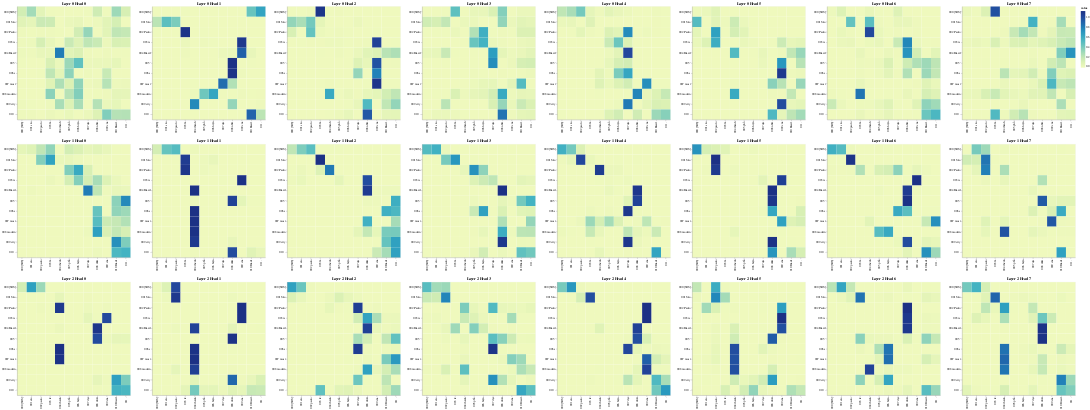

Notebook source saved alongside this figure:
### Code cell
# Encoder Self-Attention
get_all_attention_maps("encoder-decoder", layers, heads, encoder_input_tokens, decoder_input_tokens, min(20, sentence_len))

### Figure 1 — Vega-Lite specification as saved in the notebook (floating-point values rounded to 4 significant figures; data arrays with more than 128 entries replaced by an {"elided": "..."} marker saying what was removed)
{"config": {"view": {"continuousWidth": 300, "continuousHeight": 300}}, "vconcat": [{"hconcat": [{"data": {"name": "data-9b4c4f957ec36f53d0b0f88d763cd9e9"}, "mark": {"type": "rect"}, "encoding": {"color": {"field": "value", "type": "quantitative"}, "tooltip": [{"field": "row", "type": "quantitative"}, {"field": "column", "type": "quantitative"}, {"field": "value", "type": "quantitative"}, {"field": "row_token", "type": "nominal"}, {"field": "col_token", "type": "nominal"}], "x": {"axis": {"title": ""}, "field": "col_token", "type": "nominal"}, "y": {"axis": {"title": ""}, "field": "row_token", "type": "nominal"}}, "height": 400, "name": "view_49", "title": "Layer 0 Head 0", "width": 400}, {"data": {"name": "data-fd465c211f624d357e518f9b5f8521d7"}, "mark": {"type": "rect"}, "encoding": {"color": {"field": "value", "type": "quantitative"}, "tooltip": [{"field": "row", "type": "quantitative"}, {"field": "column", "type": "quantitative"}, {"field": "value", "type": "quantitative"}, {"field": "row_token", "type": "nominal"}, {"field": "col_token", "type": "nominal"}], "x": {"axis": {"title": ""}, "field": "col_token", "type": "nominal"}, "y": {"axis": {"title": ""}, "field": "row_token", "type": "nominal"}}, "height": 400, "name": "view_50", "title": "Layer 0 Head 1", "width": 400}, {"data": {"name": "data-fa024f4e060e4c7f2c11859f4318bfed"}, "mark": {"type": "rect"}, "encoding": {"color": {"field": "value", "type": "quantitative"}, "tooltip": [{"field": "row", "type": "quantitative"}, {"field": "column", "type": "quantitative"}, {"field": "value", "type": "quantitative"}, {"field": "row_token", "type": "nominal"}, {"field": "col_token", "type": "nominal"}], "x": {"axis": {"title": ""}, "field": "col_token", "type": "nominal"}, "y": {"axis": {"title": ""}, "field": "row_token", "type": "nominal"}}, "height": 400, "name": "view_51", "title": "Layer 0 Head 2", "width": 400}, {"data": {"name": "data-13b3ea7aedfc28260473629cd59d58d3"}, "mark": {"type": "rect"}, "encoding": {"color": {"field": "value", "type": "quantitative"}, "tooltip": [{"field": "row", "type": "quantitative"}, {"field": "column", "type": "quantitative"}, {"field": "value", "type": "quantitative"}, {"field": "row_token", "type": "nominal"}, {"field": "col_token", "type": "nominal"}], "x": {"axis": {"title": ""}, "field": "col_token", "type": "nominal"}, "y": {"axis": {"title": ""}, "field": "row_token", "type": "nominal"}}, "height": 400, "name": "view_52", "title": "Layer 0 Head 3", "width": 400}, {"data": {"name": "data-58cc56d81e9bf6bbe4d1b7cf45c1912f"}, "mark": {"type": "rect"}, "encoding": {"color": {"field": "value", "type": "quantitative"}, "tooltip": [{"field": "row", "type": "quantitative"}, {"field": "column", "type": "quantitative"}, {"field": "value", "type": "quantitative"}, {"field": "row_token", "type": "nominal"}, {"field": "col_token", "type": "nominal"}], "x": {"axis": {"title": ""}, "field": "col_token", "type": "nominal"}, "y": {"axis": {"title": ""}, "field": "row_token", "type": "nominal"}}, "height": 400, "name": "view_53", "title": "Layer 0 Head 4", "width": 400}, {"data": {"name": "data-aca752ae3be89fcf589c221a494ca706"}, "mark": {"type": "rect"}, "encoding": {"color": {"field": "value", "type": "quantitative"}, "tooltip": [{"field": "row", "type": "quantitative"}, {"field": "column", "type": "quantitative"}, {"field": "value", "type": "quantitative"}, {"field": "row_token", "type": "nominal"}, {"field": "col_token", "type": "nominal"}], "x": {"axis": {"title": ""}, "field": "col_token", "type": "nominal"}, "y": {"axis": {"title": ""}, "field": "row_token", "type": "nominal"}}, "height": 400, "name": "view_54", "title": "Layer 0 Head 5", "width": 400}, {"data": {"name": "data-13b77b5c95a842af7c8fc2c9fb65fa09"}, "mark": {"type": "rect"}, "encoding": {"color": {"field": "value", "type": "quantitative"}, "tooltip": [{"field": "row", "type": "quantitative"}, {"field": "column", "type": "quantitative"}, {"field": "value", "type": "quantitative"}, {"field": "row_token", "type": "nominal"}, {"field": "col_token", "type": "nominal"}], "x": {"axis": {"title": ""}, "field": "col_token", "type": "nominal"}, "y": {"axis": {"title": ""}, "field": "row_token", "type": "nominal"}}, "height": 400, "name": "view_55", "title": "Layer 0 Head 6", "width": 400}, {"data": {"name": "data-37e9afb2fee1acf35806605f4543832b"}, "mark": {"type": "rect"}, "encoding": {"color": {"field": "value", "type": "quantitative"}, "tooltip": [{"field": "row", "type": "quantitative"}, {"field": "column", "type": "quantitative"}, {"field": "value", "type": "quantitative"}, {"field": "row_token", "type": "nominal"}, {"field": "col_token", "type": "nominal"}], "x": {"axis": {"title": ""}, "field": "col_token", "type": "nominal"}, "y": {"axis": {"title": ""}, "field": "row_token", "type": "nominal"}}, "height": 400, "name": "view_56", "title": "Layer 0 Head 7", "width": 400}]}, {"hconcat": [{"data": {"name": "data-028b266c724ecb217a51a304587dd87c"}, "mark": {"type": "rect"}, "encoding": {"color": {"field": "value", "type": "quantitative"}, "tooltip": [{"field": "row", "type": "quantitative"}, {"field": "column", "type": "quantitative"}, {"field": "value", "type": "quantitative"}, {"field": "row_token", "type": "nominal"}, {"field": "col_token", "type": "nominal"}], "x": {"axis": {"title": ""}, "field": "col_token", "type": "nominal"}, "y": {"axis": {"title": ""}, "field": "row_token", "type": "nominal"}}, "height": 400, "name": "view_57", "title": "Layer 1 Head 0", "width": 400}, {"data": {"name": "data-f5512632177a4ee09f58bcfcc0bb7add"}, "mark": {"type": "rect"}, "encoding": {"color": {"field": "value", "type": "quantitative"}, "tooltip": [{"field": "row", "type": "quantitative"}, {"field": "column", "type": "quantitative"}, {"field": "value", "type": "quantitative"}, {"field": "row_token", "type": "nominal"}, {"field": "col_token", "type": "nominal"}], "x": {"axis": {"title": ""}, "field": "col_token", "type": "nominal"}, "y": {"axis": {"title": ""}, "field": "row_token", "type": "nominal"}}, "height": 400, "name": "view_58", "title": "Layer 1 Head 1", "width": 400}, {"data": {"name": "data-2ad6300de86ca7be5dad1a391835e4a9"}, "mark": {"type": "rect"}, "encoding": {"color": {"field": "value", "type": "quantitative"}, "tooltip": [{"field": "row", "type": "quantitative"}, {"field": "column", "type": "quantitative"}, {"field": "value", "type": "quantitative"}, {"field": "row_token", "type": "nominal"}, {"field": "col_token", "type": "nominal"}], "x": {"axis": {"title": ""}, "field": "col_token", "type": "nominal"}, "y": {"axis": {"title": ""}, "field": "row_token", "type": "nominal"}}, "height": 400, "name": "view_59", "title": "Layer 1 Head 2", "width": 400}, {"data": {"name": "data-cc37623045aa627763aff364372e8a36"}, "mark": {"type": "rect"}, "encoding": {"color": {"field": "value", "type": "quantitative"}, "tooltip": [{"field": "row", "type": "quantitative"}, {"field": "column", "type": "quantitative"}, {"field": "value", "type": "quantitative"}, {"field": "row_token", "type": "nominal"}, {"field": "col_token", "type": "nominal"}], "x": {"axis": {"title": ""}, "field": "col_token", "type": "nominal"}, "y": {"axis": {"title": ""}, "field": "row_token", "type": "nominal"}}, "height": 400, "name": "view_60", "title": "Layer 1 Head 3", "width": 400}, {"data": {"name": "data-c716b20f341bb117d22be874c23a8c10"}, "mark": {"type": "rect"}, "encoding": {"color": {"field": "value", "type": "quantitative"}, "tooltip": [{"field": "row", "type": "quantitative"}, {"field": "column", "type": "quantitative"}, {"field": "value", "type": "quantitative"}, {"field": "row_token", "type": "nominal"}, {"field": "col_token", "type": "nominal"}], "x": {"axis": {"title": ""}, "field": "col_token", "type": "nominal"}, "y": {"axis": {"title": ""}, "field": "row_token", "type": "nominal"}}, "height": 400, "name": "view_61", "title": "Layer 1 Head 4", "width": 400}, {"data": {"name": "data-42ed8fdabec819c2dd722b78449c22ab"}, "mark": {"type": "rect"}, "encoding": {"color": {"field": "value", "type": "quantitative"}, "tooltip": [{"field": "row", "type": "quantitative"}, {"field": "column", "type": "quantitative"}, {"field": "value", "type": "quantitative"}, {"field": "row_token", "type": "nominal"}, {"field": "col_token", "type": "nominal"}], "x": {"axis": {"title": ""}, "field": "col_token", "type": "nominal"}, "y": {"axis": {"title": ""}, "field": "row_token", "type": "nominal"}}, "height": 400, "name": "view_62", "title": "Layer 1 Head 5", "width": 400}, {"data": {"name": "data-b8a509f3eb12ea352427d839306d6033"}, "mark": {"type": "rect"}, "encoding": {"color": {"field": "value", "type": "quantitative"}, "tooltip": [{"field": "row", "type": "quantitative"}, {"field": "column", "type": "quantitative"}, {"field": "value", "type": "quantitative"}, {"field": "row_token", "type": "nominal"}, {"field": "col_token", "type": "nominal"}], "x": {"axis": {"title": ""}, "field": "col_token", "type": "nominal"}, "y": {"axis": {"title": ""}, "field": "row_token", "type": "nominal"}}, "height": 400, "name": "view_63", "title": "Layer 1 Head 6", "width": 400}, {"data": {"name": "data-66f3ea8fc46c3b8ab9d1eab02a06369d"}, "mark": {"type": "rect"}, "encoding": {"color": {"field": "value", "type": "quantitative"}, "tooltip": [{"field": "row", "type": "quantitative"}, {"field": "column", "type": "quantitative"}, {"field": "value", "type": "quantitative"}, {"field": "row_token", "type": "nominal"}, {"field": "col_token", "type": "nominal"}], "x": {"axis": {"title": ""}, "field": "col_token", "type": "nominal"}, "y": {"axis": {"title": ""}, "field": "row_token", "type": "nominal"}}, "height": 400, "name": "view_64", "title": "Layer 1 Head 7", "width": 400}]}, {"hconcat": [{"data": {"name": "data-6b4adba2f10fa03cec3c20a24d9eeca1"}, "mark": {"type": "rect"}, "encoding": {"color": {"field": "value", "type": "quantitative"}, "tooltip": [{"field": "row", "type": "quantitative"}, {"field": "column", "type": "quantitative"}, {"field": "value", "type": "quantitative"}, {"field": "row_token", "type": "nominal"}, {"field": "col_token", "type": "nominal"}], "x": {"axis": {"title": ""}, "field": "col_token", "type": "nominal"}, "y": {"axis": {"title": ""}, "field": "row_token", "type": "nominal"}}, "height": 400, "name": "view_65", "title": "Layer 2 Head 0", "width": 400}, {"data": {"name": "data-07c4bea875b61822c470fd436a8a9874"}, "mark": {"type": "rect"}, "encoding": {"color": {"field": "value", "type": "quantitative"}, "tooltip": [{"field": "row", "type": "quantitative"}, {"field": "column", "type": "quantitative"}, {"field": "value", "type": "quantitative"}, {"field": "row_token", "type": "nominal"}, {"field": "col_token", "type": "nominal"}], "x": {"axis": {"title": ""}, "field": "col_token", "type": "nominal"}, "y": {"axis": {"title": ""}, "field": "row_token", "type": "nominal"}}, "height": 400, "name": "view_66", "title": "Layer 2 Head 1", "width": 400}, {"data": {"name": "data-d769fb07620d802ac063e7585edd4b60"}, "mark": {"type": "rect"}, "encoding": {"color": {"field": "value", "type": "quantitative"}, "tooltip": [{"field": "row", "type": "quantitative"}, {"field": "column", "type": "quantitative"}, {"field": "value", "type": "quantitative"}, {"field": "row_token", "type": "nominal"}, {"field": "col_token", "type": "nominal"}], "x": {"axis": {"title": ""}, "field": "col_token", "type": "nominal"}, "y": {"axis": {"title": ""}, "field": "row_token", "type": "nominal"}}, "height": 400, "name": "view_67", "title": "Layer 2 Head 2", "width": 400}, {"data": {"name": "data-833fed49295ac44156344323a45d795d"}, "mark": {"type": "rect"}, "encoding": {"color": {"field": "value", "type": "quantitative"}, "tooltip": [{"field": "row", "type": "quantitative"}, {"field": "column", "type": "quantitative"}, {"field": "value", "type": "quantitative"}, {"field": "row_token", "type": "nominal"}, {"field": "col_token", "type": "nominal"}], "x": {"axis": {"title": ""}, "field": "col_token", "type": "nominal"}, "y": {"axis": {"title": ""}, "field": "row_token", "type": "nominal"}}, "height": 400, "name": "view_68", "title": "Layer 2 Head 3", "width": 400}, {"data": {"name": "data-7daf7c284939daa778efa1d3bc0a9f72"}, "mark": {"type": "rect"}, "encoding": {"color": {"field": "value", "type": "quantitative"}, "tooltip": [{"field": "row", "type": "quantitative"}, {"field": "column", "type": "quantitative"}, {"field": "value", "type": "quantitative"}, {"field": "row_token", "type": "nominal"}, {"field": "col_token", "type": "nominal"}], "x": {"axis": {"title": ""}, "field": "col_token", "type": "nominal"}, "y": {"axis": {"title": ""}, "field": "row_token", "type": "nominal"}}, "height": 400, "name": "view_69", "title": "Layer 2 Head 4", "width": 400}, {"data": {"name": "data-ad68fbd6f2cd870b1ce261eb787c8bd5"}, "mark": {"type": "rect"}, "encoding": {"color": {"field": "value", "type": "quantitative"}, "tooltip": [{"field": "row", "type": "quantitative"}, {"field": "column", "type": "quantitative"}, {"field": "value", "type": "quantitative"}, {"field": "row_token", "type": "nominal"}, {"field": "col_token", "type": "nominal"}], "x": {"axis": {"title": ""}, "field": "col_token", "type": "nominal"}, "y": {"axis": {"title": ""}, "field": "row_token", "type": "nominal"}}, "height": 400, "name": "view_70", "title": "Layer 2 Head 5", "width": 400}, {"data": {"name": "data-e21bc903244c112e7d0fcb421c938463"}, "mark": {"type": "rect"}, "encoding": {"color": {"field": "value", "type": "quantitative"}, "tooltip": [{"field": "row", "type": "quantitative"}, {"field": "column", "type": "quantitative"}, {"field": "value", "type": "quantitative"}, {"field": "row_token", "type": "nominal"}, {"field": "col_token", "type": "nominal"}], "x": {"axis": {"title": ""}, "field": "col_token", "type": "nominal"}, "y": {"axis": {"title": ""}, "field": "row_token", "type": "nominal"}}, "height": 400, "name": "view_71", "title": "Layer 2 Head 6", "width": 400}, {"data": {"name": "data-83fae55470e2350697d40f4e381887b6"}, "mark": {"type": "rect"}, "encoding": {"color": {"field": "value", "type": "quantitative"}, "tooltip": [{"field": "row", "type": "quantitative"}, {"field": "column", "type": "quantitative"}, {"field": "value", "type": "quantitative"}, {"field": "row_token", "type": "nominal"}, {"field": "col_token", "type": "nominal"}], "x": {"axis": {"title": ""}, "field": "col_token", "type": "nominal"}, "y": {"axis": {"title": ""}, "field": "row_token", "type": "nominal"}}, "height": 400, "name": "view_72", "title": "Layer 2 Head 7", "width": 400}]}], "params": [{"name": "param_49", "select": {"type": "interval", "encodings": ["x", "y"]}, "bind": "scales", "views": ["view_49"]}, {"name": "param_50", "select": {"type": "interval", "encodings": ["x", "y"]}, "bind": "scales", "views": ["view_50"]}, {"name": "param_51", "select": {"type": "interval", "encodings": ["x", "y"]}, "bind": "scales", "views": ["view_51"]}, {"name": "param_52", "select": {"type": "interval", "encodings": ["x", "y"]}, "bind": "scales", "views": ["view_52"]}, {"name": "param_53", "select": {"type": "interval", "encodings": ["x", "y"]}, "bind": "scales", "views": ["view_53"]}, {"name": "param_54", "select": {"type": "interval", "encodings": ["x", "y"]}, "bind": "scales", "views": ["view_54"]}, {"name": "param_55", "select": {"type": "interval", "encodings": ["x", "y"]}, "bind": "scales", "views": ["view_55"]}, {"name": "param_56", "select": {"type": "interval", "encodings": ["x", "y"]}, "bind": "scales", "views": ["view_56"]}, {"name": "param_57", "select": {"type": "interval", "encodings": ["x", "y"]}, "bind": "scales", "views": ["view_57"]}, {"name": "param_58", "select": {"type": "interval", "encodings": ["x", "y"]}, "bind": "scales", "views": ["view_58"]}, {"name": "param_59", "select": {"type": "interval", "encodings": ["x", "y"]}, "bind": "scales", "views": ["view_59"]}, {"name": "param_60", "select": {"type": "interval", "encodings": ["x", "y"]}, "bind": "scales", "views": ["view_60"]}, {"name": "param_61", "select": {"type": "interval", "encodings": ["x", "y"]}, "bind": "scales", "views": ["view_61"]}, {"name": "param_62", "select": {"type": "interval", "encodings": ["x", "y"]}, "bind": "scales", "views": ["view_62"]}, {"name": "param_63", "select": {"type": "interval", "encodings": ["x", "y"]}, "bind": "scales", "views": ["view_63"]}, {"name": "param_64", "select": {"type": "interval", "encodings": ["x", "y"]}, "bind": "scales", "views": ["view_64"]}, {"name": "param_65", "select": {"type": "interval", "encodings": ["x", "y"]}, "bind": "scales", "views": ["view_65"]}, {"name": "param_66", "select": {"type": "interval", "encodings": ["x", "y"]}, "bind": "scales", "views": ["view_66"]}, {"name": "param_67", "select": {"type": "interval", "encodings": ["x", "y"]}, "bind": "scales", "views": ["view_67"]}, {"name": "param_68", "select": {"type": "interval", "encodings": ["x", "y"]}, "bind": "scales", "views": ["view_68"]}, {"name": "param_69", "select": {"type": "interval", "encodings": ["x", "y"]}, "bind": "scales", "views": ["view_69"]}, {"name": "param_70", "select": {"type": "interval", "encodings": ["x", "y"]}, "bind": "scales", "views": ["view_70"]}, {"name": "param_71", "select": {"type": "interval", "encodings": ["x", "y"]}, "bind": "scales", "views": ["view_71"]}, {"name": "param_72", "select": {"type": "interval", "encodings": ["x", "y"]}, "bind": "scales", "views": ["view_72"]}], "$schema": "https://vega.github.io/schema/vega-lite/v5.17.0.json", "datasets": {"data-9b4c4f957ec36f53d0b0f88d763cd9e9": {"elided": "132 records"}, "data-fd465c211f624d357e518f9b5f8521d7": {"elided": "132 records"}, "data-fa024f4e060e4c7f2c11859f4318bfed": {"elided": "132 records"}, "data-13b3ea7aedfc28260473629cd59d58d3": {"elided": "132 records"}, "data-58cc56d81e9bf6bbe4d1b7cf45c1912f": {"elided": "132 records"}, "data-aca752ae3be89fcf589c221a494ca706": {"elided": "132 records"}, "data-13b77b5c95a842af7c8fc2c9fb65fa09": {"elided": "132 records"}, "data-37e9afb2fee1acf35806605f4543832b": {"elided": "132 records"}, "data-028b266c724ecb217a51a304587dd87c": {"elided": "132 records"}, "data-f5512632177a4ee09f58bcfcc0bb7add": {"elided": "132 records"}, "data-2ad6300de86ca7be5dad1a391835e4a9": {"elided": "132 records"}, "data-cc37623045aa627763aff364372e8a36": {"elided": "132 records"}, "data-c716b20f341bb117d22be874c23a8c10": {"elided": "132 records"}, "data-42ed8fdabec819c2dd722b78449c22ab": {"elided": "132 records"}, "data-b8a509f3eb12ea352427d839306d6033": {"elided": "132 records"}, "data-66f3ea8fc46c3b8ab9d1eab02a06369d": {"elided": "132 records"}, "data-6b4adba2f10fa03cec3c20a24d9eeca1": {"elided": "132 records"}, "data-07c4bea875b61822c470fd436a8a9874": {"elided": "132 records"}, "data-d769fb07620d802ac063e7585edd4b60": {"elided": "132 records"}, "data-833fed49295ac44156344323a45d795d": {"elided": "132 records"}, "data-7daf7c284939daa778efa1d3bc0a9f72": {"elided": "132 records"}, "data-ad68fbd6f2cd870b1ce261eb787c8bd5": {"elided": "132 records"}, "data-e21bc903244c112e7d0fcb421c938463": {"elided": "132 records"}, "data-83fae55470e2350697d40f4e381887b6": {"elided": "132 records"}}}
